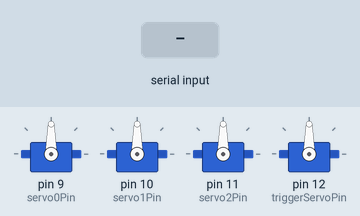
A sketch run on a simulated Arduino Uno, built with avr-gcc and run on an emulated ATmega328P. On the bench: 4 × servo. Inputs (shaded band) come from the test bench.

Above: at 1.2 s.
1.3 s: "90,45,200,10\n" received over Serial
At 3.3 s:
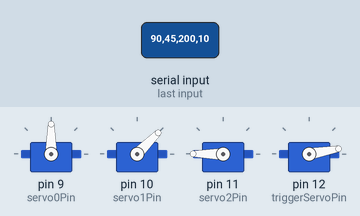
4.3 s: "30,150,10,200\n" received over Serial
At 7.08 s:
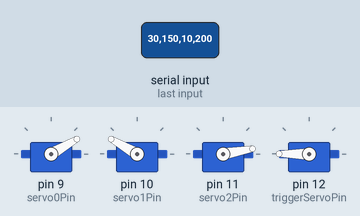
7.3 s: "90,45,200,10\n" received over Serial
At 7.77 s:
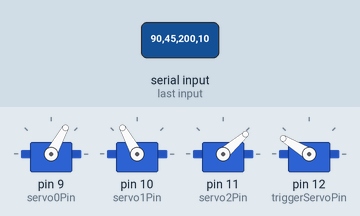
Timing chart, 0 to 11.4 s (numbered marks = the images above; inputs shaded):
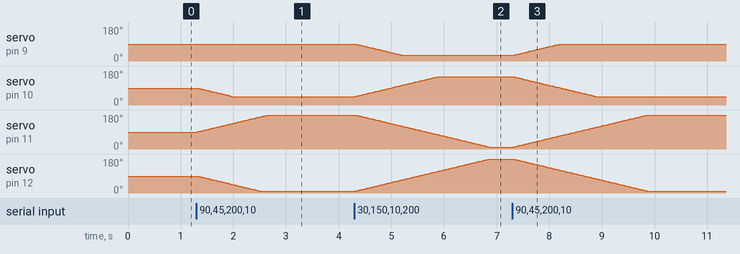

The sketch:

Arduino_Code.ino
```cpp
#include <Servo.h>

// Define servo objects for the 4 servos
Servo servo0;  // Joint servo 1
Servo servo1;  // Joint servo 2
Servo servo2;  // Joint servo 3
Servo triggerServo;  // Trigger servo

// Define pin numbers (adjust these based on your hardware setup)
const int servo0Pin = 9;
const int servo1Pin = 10;
const int servo2Pin = 11;
const int triggerServoPin = 12;

// Smoothing parameters
const int stepSize = 1;  // Degrees per step
const unsigned long moveInterval = 15;  // Milliseconds between steps

// Target and current positions
int target0 = 90;
int target1 = 90;
int target2 = 90;
int targetTrigger = 90;

int current0 = 90;
int current1 = 90;
int current2 = 90;
int currentTrigger = 90;

// Timestamps for last moves
unsigned long lastMove0 = 0;
unsigned long lastMove1 = 0;
unsigned long lastMove2 = 0;
unsigned long lastMoveTrigger = 0;

void setup() {
  // Attach servos to their pins
  servo0.attach(servo0Pin);
  servo1.attach(servo1Pin);
  servo2.attach(servo2Pin);
  triggerServo.attach(triggerServoPin);

  // Initialize serial communication at the same baud rate as Unity
  Serial.begin(9600);

  // Set initial positions
  servo0.write(current0);
  servo1.write(current1);
  servo2.write(current2);
  triggerServo.write(currentTrigger);
}

void loop() {
  // Check if data is available on serial
  if (Serial.available() > 0) {
    // Read the incoming string until newline
    String data = Serial.readStringUntil('\n');

    // Parse the comma-separated values
    int comma1 = data.indexOf(',');
    int comma2 = data.indexOf(',', comma1 + 1);
    int comma3 = data.indexOf(',', comma2 + 1);

    if (comma1 != -1 && comma2 != -1 && comma3 != -1) {
      // Extract each servo value as string
      String val0Str = data.substring(0, comma1);
      String val1Str = data.substring(comma1 + 1, comma2);
      String val2Str = data.substring(comma2 + 1, comma3);
      String triggerStr = data.substring(comma3 + 1);

      // Convert to integers
      int val0 = val0Str.toInt();
      int val1 = val1Str.toInt();
      int val2 = val2Str.toInt();
      int triggerVal = triggerStr.toInt();

      // Constrain values to 0-180 to prevent servo damage
      target0 = constrain(val0, 0, 180);
      target1 = constrain(val1, 0, 180);
      target2 = constrain(val2, 0, 180);
      targetTrigger = constrain(triggerVal, 0, 180);
    }
  }

  // Smoothly move each servo towards its target
  unsigned long currentTime = millis();

  // Servo 0
  if (currentTime - lastMove0 >= moveInterval) {
    if (current0 < target0) {
      current0 += stepSize;
      if (current0 > target0) current0 = target0;
      servo0.write(current0);
      lastMove0 = currentTime;
    } else if (current0 > target0) {
      current0 -= stepSize;
      if (current0 < target0) current0 = target0;
      servo0.write(current0);
      lastMove0 = currentTime;
    }
  }

  // Servo 1
  if (currentTime - lastMove1 >= moveInterval) {
    if (current1 < target1) {
      current1 += stepSize;
      if (current1 > target1) current1 = target1;
      servo1.write(current1);
      lastMove1 = currentTime;
    } else if (current1 > target1) {
      current1 -= stepSize;
      if (current1 < target1) current1 = target1;
      servo1.write(current1);
      lastMove1 = currentTime;
    }
  }

  // Servo 2
  if (currentTime - lastMove2 >= moveInterval) {
    if (current2 < target2) {
      current2 += stepSize;
      if (current2 > target2) current2 = target2;
      servo2.write(current2);
      lastMove2 = currentTime;
    } else if (current2 > target2) {
      current2 -= stepSize;
      if (current2 < target2) current2 = target2;
      servo2.write(current2);
      lastMove2 = currentTime;
    }
  }

  // Trigger Servo
  if (currentTime - lastMoveTrigger >= moveInterval) {
    if (currentTrigger < targetTrigger) {
      currentTrigger += stepSize;
      if (currentTrigger > targetTrigger) currentTrigger = targetTrigger;
      triggerServo.write(currentTrigger);
      lastMoveTrigger = currentTime;
    } else if (currentTrigger > targetTrigger) {
      currentTrigger -= stepSize;
      if (currentTrigger < targetTrigger) currentTrigger = targetTrigger;
      triggerServo.write(currentTrigger);
      lastMoveTrigger = currentTime;
    }
  }
}
```

Measured:
- after the input at 1.3 s, servo on pin 10 (servo1Pin): moves from 90° to 45° over 0.66 s, starting at once; servo on pin 11 (servo2Pin): moves from 90° to 180° over 1.3 s, starting at once; servo on pin 12 (triggerServoPin): moves from 90° to 10° over 1.2 s, starting at once
- after the input at 4.3 s, servo on pin 9 (servo0Pin): moves from 90° to 30° over 0.90 s, starting at once; servo on pin 10 (servo1Pin): moves from 45° to 150° over 1.6 s, starting at once
- after the input at 7.3 s, servo on pin 9 (servo0Pin): moves from 30° to 90° over 0.90 s, starting at once; servo on pin 10 (servo1Pin): moves from 150° to 45° over 1.6 s, starting at once
